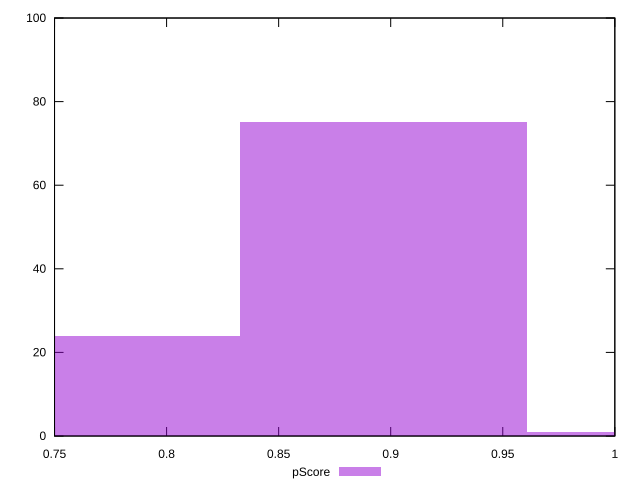

The gnuplot source for this figure:
reset

$pScore <<EOF
1.024919096631349 1
0.8968042095524305 75
0.7686893224735118 24
EOF

set key outside below
set boxwidth 0.12811488707891863
set xrange [0.75:1]
set yrange [0:100]
set trange [0:100]
set style fill transparent solid 0.5 noborder
set terminal svg size 640, 490 enhanced background rgb 'white'
set output "report_00023_2021-02-20T12:14:57.249Z/offscreen-images/samples/pages/pScore/histogram.svg"

plot $pScore title "pScore" with boxes

reset
